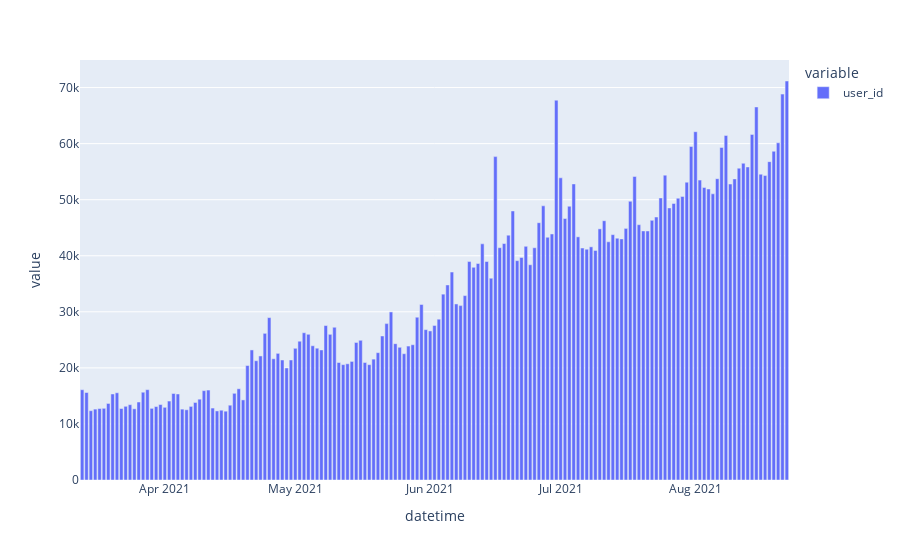

Write notebook code for a chart like this one.
### Markdown cell above
#  userkNN model  CV

### Code cell
fig = px.bar(interactions.groupby(Columns.Datetime)[Columns.User].agg('count'))
fig.show()

### Figure 1 — Plotly figure (JSON) as saved in the notebook; plotly's stock layout.template omitted (floating-point values rounded to 4 significant figures; data arrays with more than 128 entries replaced by an {"elided": "..."} marker saying what was removed)
{"data": [{"alignmentgroup": "True", "hovertemplate": "variable=user_id<br>datetime=%{x}<br>value=%{y}<extra></extra>", "legendgroup": "user_id", "marker": {"color": "#636efa", "pattern": {"shape": ""}}, "name": "user_id", "offsetgroup": "user_id", "orientation": "v", "showlegend": true, "textposition": "auto", "type": "bar", "x": {"elided": "163 str values"}, "xaxis": "x", "y": {"elided": "163 int values"}, "yaxis": "y"}], "layout": {"barmode": "relative", "legend": {"title": {"text": "variable"}, "tracegroupgap": 0}, "margin": {"t": 60}, "xaxis": {"anchor": "y", "domain": [0, 1], "title": {"text": "datetime"}}, "yaxis": {"anchor": "x", "domain": [0, 1], "title": {"text": "value"}}}}
